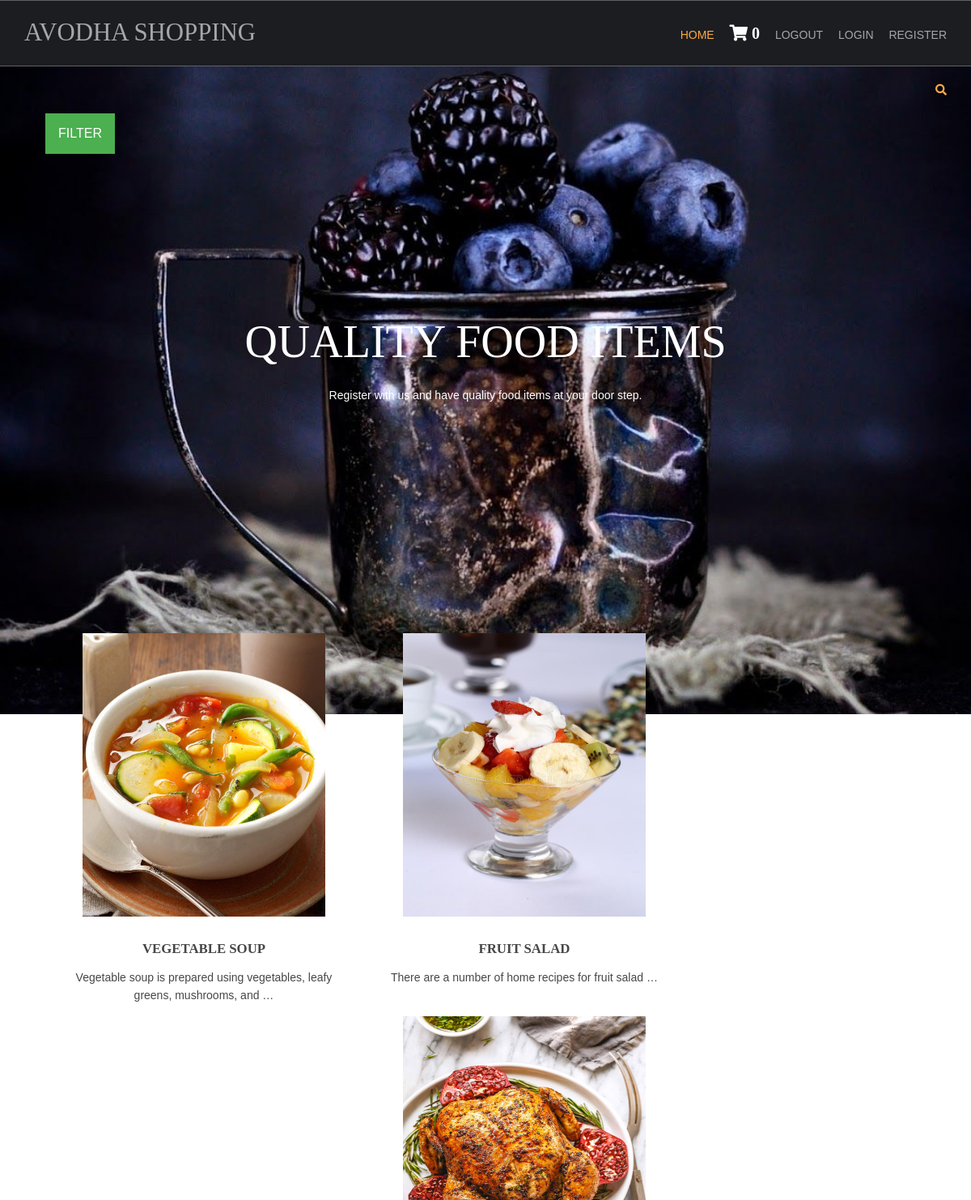
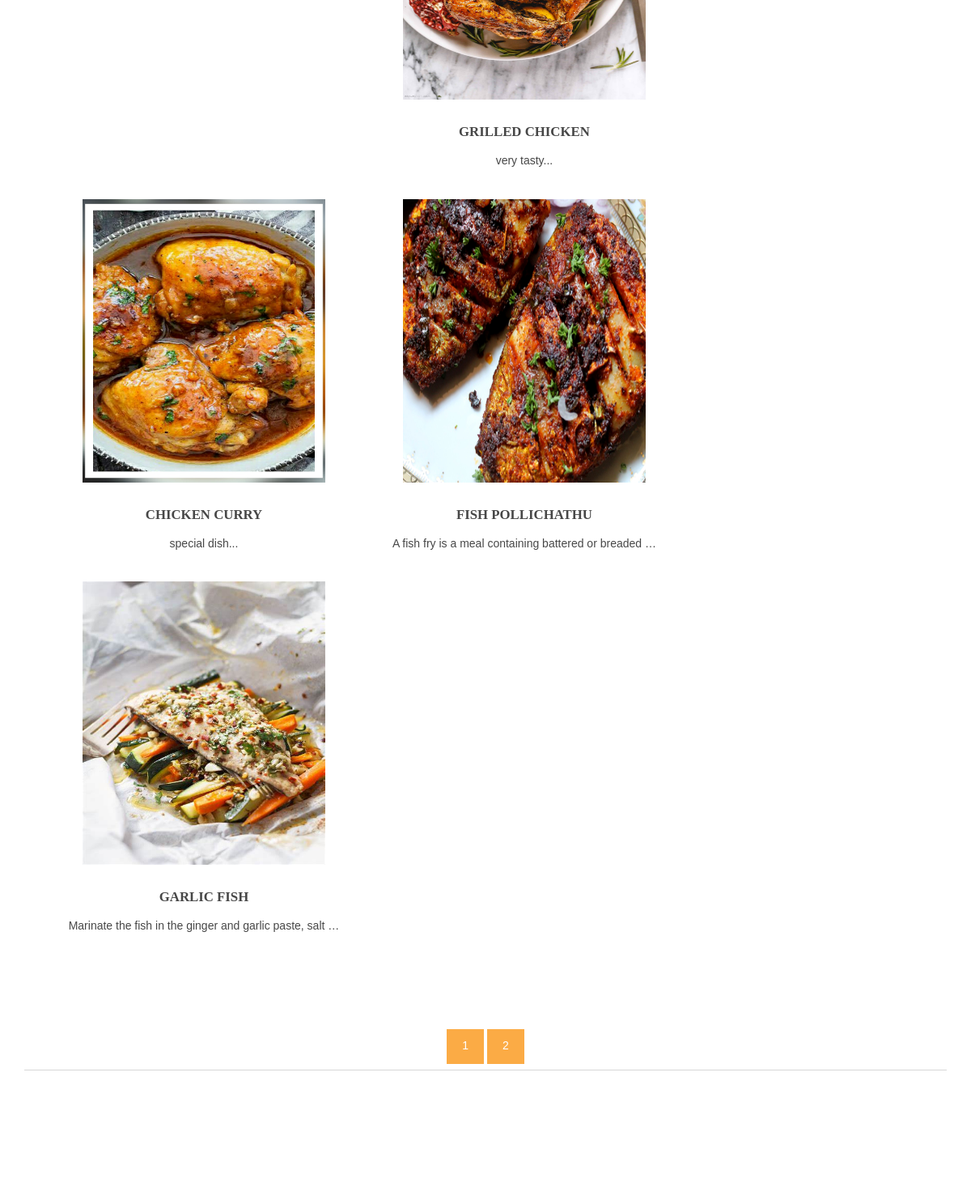
The page / on the database its author committed (2 pictures, top to bottom).
### shop/models.py (models this page shows, shortened)
class products(models.Model):
    name=models.CharField(max_length=250,unique=True)
    slug=models.SlugField(max_length=250,unique=True)
    img=models.ImageField(upload_to='product')
    desc=models.TextField()
    stock=models.IntegerField()
    available=models.BooleanField()
    price=models.IntegerField()
    category=models.ForeignKey(categ,on_delete=models.CASCADE)
    def get_url(self):
        return reverse('details',args=[self.category.slug,self.slug])

### shop/views.py (the view)
# urls.py: 2. Add a URL to urlpatterns:  path('', views.home, name='home')
def home(request, c_slug=None):
    c_page = None
    prodt = None
    if c_slug != None:
        c_page = get_object_or_404(categ, slug=c_slug)
        prodt = products.objects.filter(category=c_page, available=True)
    else:
        prodt = products.objects.all().filter(available=True)
    cat = categ.objects.all()
    paginator = Paginator(prodt, 6)
    try:
        page = int(request.GET.get('page', '1'))
    except:
        page = 1
    try:
        pro = paginator.page(page)
    except(EmptyPage, InvalidPage):
        pro = paginator.page(paginator.num_pages)
    return render(request, 'index.html', {'pr': prodt, 'ct': cat, 'pg': pro})

### cart/context_processor.py (called while the page is built)
def count(request):
    item_count=0
    if 'admin' in request.path:
        return {}
    else:
        try:
            ct=cartlist.objects.filter(cart_id=c_id(request))
            cti=items.objects.all().filter(cart=ct[:1])
            for c in cti:
                item_count+=c.quan
        except cartlist.DoesNotExist:
            item_count=0
        return dict(itc=item_count)

### cart/views.py (called while the page is built)
def c_id(request):
    ct_id=request.session.session_key
    if not ct_id:
        ct_id=request.session.create()
    return ct_id

### shop/models.py (called while the page is built)
    def get_url(self):
        return reverse('prod_cat',args=[self.slug])

### templates/index.html (shortened to what this page needs)
{% extends 'base.html' %}
{% load static %}
{% block content %}
<html lang="">
<head>
<link href="{% static 'hm/layout/styles/layout.css' %}" rel="stylesheet" type="text/css" media="all">
</head>
<body id="top">
<div class="abcd" style="background-image:url({% static 'hm/images/demo/backgrounds/bg.jpg' %});">
    <div class="wrapper row0">
      <div id="topbar" class="hoc clear">
      <div class="fl_right">
        <ul class="nospace">
          <li id="searchform">
          </li>
        </ul>
      </div>
    </div>
    <div class="dropdown">
    <button class="dropbtn">FILTER</button>
    </div>
      </div>
  <div id="pageintro" class="hoc clear">
    <article>
      <h3 class="heading">QUALITY FOOD ITEMS</h3>
      <p>Register with us and have quality food items at your door step.</p>
    </article>
  </div>
</div>
<div class="wrapper row3">
  <main class="hoc container clear">
    <section id="introblocks">
      <ul class="nospace group btmspace-80">
        {% for i in pg.object_list %}
        <li class="one_third">
          <figure><a class="imgover" href="{{i.get_url}}"><img src="{{i.img.url}}" alt="" style="height: 350;width:300;"></a>
            <figcaption>
              <h6 class="heading">{{i.name}} </h6>
              <p>{{i.desc|truncatewords:10}}</p>
              <br>
            </figcaption>
          </figure>
        </li>
{% endfor %}
      </ul>
    </section>
    <center>
{% for p in pg.paginator.page_range %}
<a href="?page={{p}}" class="btn btn-light btn-sm {% if pg.number == p %} active {% endif %}">{{p}}</a>
{% endfor %}
    </center>
    <hr class="btmspace-80">
  </main>
</div>
</body>
</html>
{% endblock %}

### templates/base.html (shortened to what this page needs)
{% load static %}
<html lang="">
<head>
<link href="{% static 'hm/layout/styles/layout.css' %}" rel="stylesheet" type="text/css" media="all">
</head>
<body id="top">
 <div class="wrapper row1">
    <header id="header" class="hoc clear">
      <div id="logo" class="fl_left">
        <h1><a href="/">AVODHA SHOPPING</a></h1>
      </div>
      <nav id="mainav" class="fl_right">
        <ul class="clear">
          <li class="active"><a href="/">Home</a></li>
          <li><a class="active" href="{% url 'cartDetails' %}"><i class="fa fa-shopping-cart" style="font-size:20px; color:white;">&nbsp;{{itc}}</i></a></li>
            <li><a class="active" href="#">Logout</a></li>
            <li><a class="active" href="#">Login</a></li>
            <li><a class="active" href="#">Register</a></li>
           </ul>
      </nav>
    </header>
  </div>
  {% block content %}
  {% endblock %}
  </body>
  </html>

### static/hm/layout/styles/layout.css (style rules this page uses)
.row1 { border:solid; border-width:1px 0; }
#topbar { padding:20px 0; font-size:.8rem; text-transform:uppercase; }
#topbar ul li { display:inline-block; margin-right:15px; }
#topbar ul li:last-child { margin-right:0; padding-right:0; border-right:none; }
#topbar #searchform { position:relative; line-height:1; z-index:9999; }
#topbar #searchform::after { display:block; height:18px; line-height:18px; padding:0; font-family:"Font Awesome\ 5 Free"; font-weight:900; font-size:1rem; content:"\f002"; }
#topbar #searchform ::placeholder { text-transform:capitalize; }
#header #logo { margin:22px 0 0 0; }
#header #logo h1 { margin:0; padding:0; font-size:2.2rem; text-transform:uppercase; }
#pageintro { padding:200px 0 300px; }
#pageintro article, #pageintro article p { display:block; max-width:75%; margin:0 auto; text-align:center; }
#pageintro article p { max-width:65%; line-height:2rem; }
#pageintro .heading { margin-bottom:20px; font-size:4rem; }
.container { padding:80px 0; }
#introblocks { display:block; position:relative; margin:-180px 0 0 0; z-index:1; text-align:center; }
#introblocks figure figcaption { display:block; padding:30px 0 0 0; text-align:center; }
#introblocks figure figcaption .heading { font-size:1.2rem; font-weight:700; margin-bottom:0; }
*, *::before, *::after { transition:all .3s ease-in-out; }
nav ul, nav ol { margin:0; padding:0; list-style:none; }
#mainav, #breadcrumb, .sidebar nav { line-height:normal; }
#mainav ul { text-transform:uppercase; }
#mainav li { display:inline-block; position:relative; margin:0 15px 0 0; padding:0; }
#mainav li:last-child { margin-right:0; }
#mainav li a { display:block; padding:30px 0; }
body { color:#A5A6AA; background-color:#1C1D21; }
a { color:#FBAB45; }
hr, .borderedbox { border-color:#D7D7D7; }
.btn, .btn.inverse:hover { color:#FFFFFF; background-color:#FBAB45; border-color:#FBAB45; }
.imgover, .imgover:hover::after { color:#FFFFFF; }
.row1 { border-color:rgba(255,255,255,.3); }
.row3 { color:#474747; background-color:#FFFFFF; }
#topbar #searchform { color:#FBAB45; }
#header #logo h1 a { color:inherit; }
#pageintro { color:#FFFFFF; }
#mainav li a { color:inherit; }
#mainav .active a, #mainav a:hover, #mainav li:hover > a { color:#FBAB45; background-color:inherit; }
@media screen and (min-width:1140px) { .hoc { max-width:1140px; } }

### templates/index.html (style rules this page uses)
.dropbtn { background-color: #4CAF50; color: white; padding: 16px; font-size: 16px; border: none; cursor: pointer; }
.dropdown { position: relative; display: inline-block; padding-left: 56px; }
.abcd { height: 100%; background-position: center; background-repeat: no-repeat; background-size: cover; }

### rows shown on the page
products: img (picture), name "VEGETABLE SOUP", desc "Vegetable soup is prepared using vegetables, leafy greens, mushrooms, and …"
products: img (picture), name "FRUIT SALAD", desc "There are a number of home recipes for fruit salad …"
products: img (picture), name "GRILLED CHICKEN", desc "very tasty..."
products: img (picture), name "CHICKEN CURRY", desc "special dish..."
products: img (picture), name "FISH POLLICHATHU", desc "A fish fry is a meal containing battered or breaded …"
products: img (picture), name "GARLIC FISH", desc "Marinate the fish in the ginger and garlic paste, salt …"

### other values the page prints
{{ itc }} "0"
{{ p }} "1" "2"
